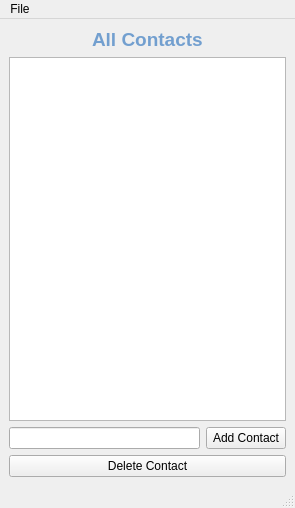
<?xml version="1.0" encoding="UTF-8"?>
<ui version="4.0">
 <class>ContactsWindow</class>
 <widget class="QMainWindow" name="ContactsWindow">
  <property name="geometry">
   <rect>
    <x>0</x>
    <y>0</y>
    <width>295</width>
    <height>508</height>
   </rect>
  </property>
  <property name="windowTitle">
   <string>My Contacts</string>
  </property>
  <widget class="QWidget" name="centralwidget">
   <layout class="QGridLayout" name="gridLayout">
    <item row="0" column="0">
     <layout class="QVBoxLayout" name="verticalLayout">
      <item>
       <layout class="QHBoxLayout" name="horizontalLayout">
        <item>
         <spacer name="horizontalSpacer">
          <property name="orientation">
           <enum>Qt::Horizontal</enum>
          </property>
          <property name="sizeHint" stdset="0">
           <size>
            <width>40</width>
            <height>20</height>
           </size>
          </property>
         </spacer>
        </item>
        <item>
         <widget class="QLabel" name="label">
          <property name="text">
           <string>&lt;html&gt;&lt;head/&gt;&lt;body&gt;&lt;p&gt;&lt;span style=&quot; font-size:14pt; font-weight:600; color:#729fcf;&quot;&gt;All Contacts&lt;/span&gt;&lt;/p&gt;&lt;/body&gt;&lt;/html&gt;</string>
          </property>
         </widget>
        </item>
        <item>
         <spacer name="horizontalSpacer_2">
          <property name="orientation">
           <enum>Qt::Horizontal</enum>
          </property>
          <property name="sizeHint" stdset="0">
           <size>
            <width>40</width>
            <height>20</height>
           </size>
          </property>
         </spacer>
        </item>
       </layout>
      </item>
      <item>
       <widget class="QListWidget" name="all_contacts"/>
      </item>
      <item>
       <layout class="QHBoxLayout" name="horizontalLayout_2">
        <item>
         <widget class="QLineEdit" name="new_contact_name"/>
        </item>
        <item>
         <widget class="QPushButton" name="add_new_contact_btn">
          <property name="text">
           <string>Add Contact</string>
          </property>
         </widget>
        </item>
       </layout>
      </item>
      <item>
       <widget class="QPushButton" name="delete_contact_btn">
        <property name="text">
         <string>Delete Contact</string>
        </property>
       </widget>
      </item>
     </layout>
    </item>
   </layout>
  </widget>
  <widget class="QMenuBar" name="menubar">
   <property name="geometry">
    <rect>
     <x>0</x>
     <y>0</y>
     <width>295</width>
     <height>22</height>
    </rect>
   </property>
   <widget class="QMenu" name="menuFile">
    <property name="title">
     <string>File</string>
    </property>
    <addaction name="actionExit"/>
   </widget>
   <addaction name="menuFile"/>
  </widget>
  <widget class="QStatusBar" name="statusbar"/>
  <action name="actionExit">
   <property name="text">
    <string>Exit</string>
   </property>
  </action>
 </widget>
 <resources/>
 <connections/>
</ui>
